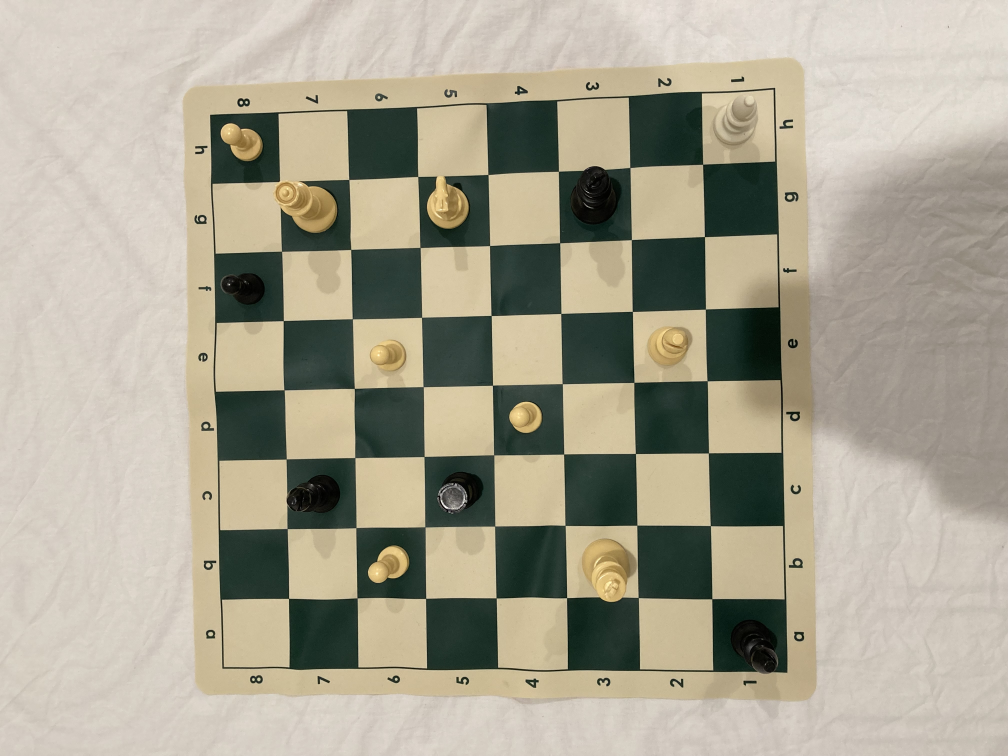
#> input picture chess_board_images/board_pieces_1.jpg, 4032 x 3024 px (shown at 1/4 size); the run also reads 1 picture not shown here
$ jupyter execute chess_detection.ipynb
#> lines starting #> are read from the running program, lines starting #| are printed output that depends on the picture; after the words box and inside, x2 and y2 are one past the last pixel; in counts of white or black regions, pixels touching at a corner belong together
[cell 1]
import sys

import os.path
import itertools
import numpy as np
import scipy.ndimage as ndi
from skimage import io, color, filters, feature, segmentation, measure, draw, exposure, transform
from sklearn import cluster # scikit-learn: a machine learning library
import matplotlib as mpl
import matplotlib.pylab as plt
import cv2

import math
import chess

[cell 2]
plt.gray();
mpl.rcParams['figure.figsize'] = (10,10)

[cell 3]
if os.path.isdir('ImageProcessingF2021'):
    !git -C ImageProcessingF2021 pull
else:
    !git clone https://github.com/MoravianCollege/ImageProcessingF2021.git

[cell 4]
# FEN starts from rank 8 and ends at rank 1
# A number in FEN represents number of empty spaces

RANK_DELIMITER = '/'

WHITE_KING = 'K'
WHITE_QUEEN = 'Q'
WHITE_BISHOP = 'B'
WHITE_KNIGHT = 'N'
WHITE_ROOK = 'R'
WHITE_PAWN = 'P'

BLACK_KING = 'k'
BLACK_QUEEN = 'q'
BLACK_BISHOP = 'b'
BLACK_KNIGHT = 'n'
BLACK_ROOK = 'r'
BLACK_PAWN = 'p'

WHITES_TURN = 'w'
BLACKS_TURN = 'b'

WHITE_KINGSIDE_CASTLES = 'K'
WHITE_QUEENSIDE_CASTLES = 'Q'
BLACK_KINGSIDE_CASTLES = 'k'
BLACK_QUEENSIDE_CASTLES = 'q'
NO_CASTLES = '-'

# If there is an en passant then target square is recorded
NO_ENPASSANT = '-'

# The number of halfmoves since the last capture or pawn advance, used for the fifty-move rule
DEFAULT_HALF_MOVES = 0

# The number of the full move. It starts at 1, and is incremented after Black's move.
DEFAULT_HALF_MOVES = 1

[cell 5]
VIDEO_SHAPE = (640, 480) # shape of the image the video gives
BOARD_CUTOUT_SIZE = (480, 480) # shape that the cutout of the board should be resized to

im_board = io.imread('chess_board_images/board_pieces_1.jpg')
#> im_board is the input picture: shape (3024, 4032, 3); mean R, G, B 169, 163.7, 146.2
im_board = cv2.resize(im_board, VIDEO_SHAPE)
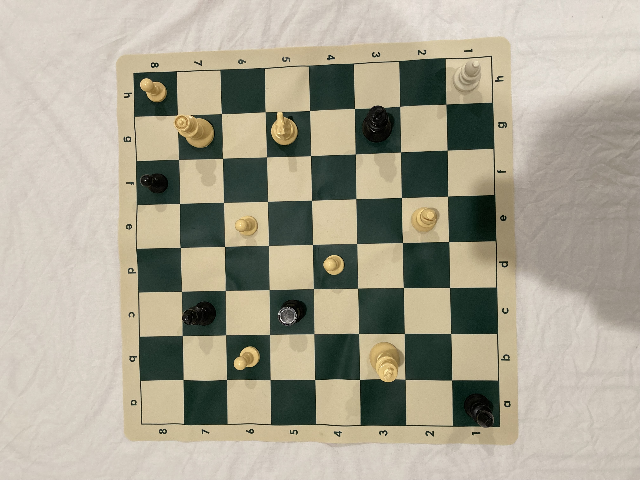
#> im_board: shape (480, 640, 3); mean R, G, B 168.9, 163.6, 146.1

plt.imshow(im_board)

[cell 6]
EDGE_DETECTION_THRESHOLD = 0.05
GAUSSIAN_BLUR_SIGMA = 0.7

[cell 7]
def process_chessboard_im(im):
    '''
    This function is designed to do a set of basic filters and thresholds in order to
    prepare a chessboard image for Hough Line Detection.

    Arguments:
        im the image to process

    Returns:
        the processed image
    '''
    gray = color.rgb2gray(im) # convert to grayscale
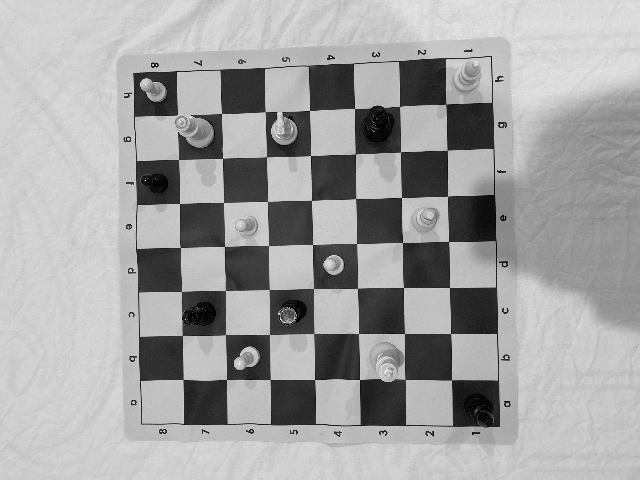
#> gray: shape (480, 640) float64; min 0, max 0.993, mean 0.641
    blurred = ndi.gaussian_filter(gray, GAUSSIAN_BLUR_SIGMA) # blur
    edges = filters.sobel(blurred) # detect edges
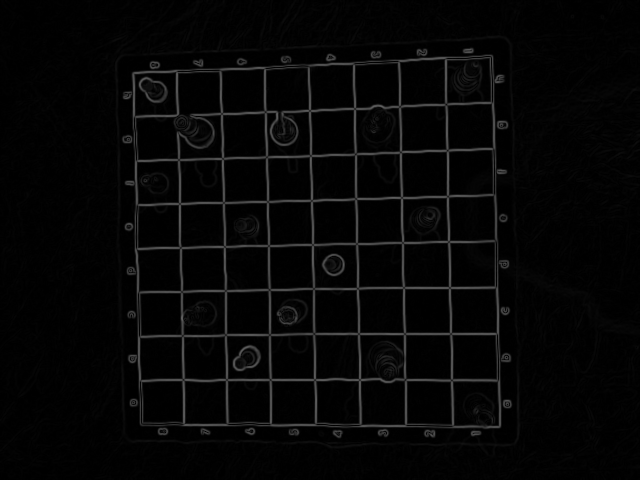
#> edges: shape (480, 640) float64; min 5.24e-06, max 0.376, mean 0.0255
    thresh = edges > EDGE_DETECTION_THRESHOLD # threshold
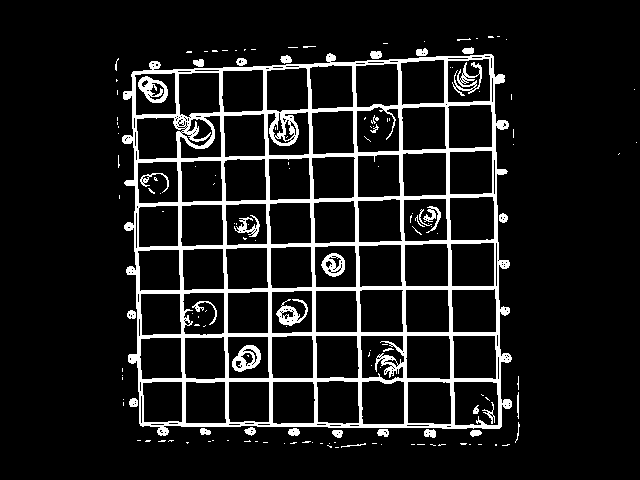
#> thresh: shape (480, 640) bool; 10.4% white; 150 white regions (113 under 20 px), largest, box (x1, y1, x2, y2) and area: (122, 53, 512, 436) 27382, (138, 76, 168, 103) 419, (232, 345, 261, 372) 410

    return thresh

[cell 8]
im_processed = process_chessboard_im(im_board)
plt.imshow(im_processed)

[cell 9]
def angle_to_slope(angle):
    '''
    Converts an angle to a slope m in the form y = mx + b.

    Arguments:
        angle the angle in radians to convert to a slope

    Returns:
        the slope value
    '''
    return np.tan(angle + (np.pi/2))

def angles_dists_to_points(angles, dists):
    '''
    Returns x and y points for each line

    Arguments:
        angles a list of the lines' angles
        dists a list of the lines' distances

    Returns:
        a list of x coordinates and a list of y coordinates of the points
    '''
    x_coords = dists * np.cos(angles)
    y_coords = dists * np.sin(angles)

    return x_coords, y_coords

def angles_dists_to_points_slopes(angles, dists):
    '''
    Returns x and y points, as well as the slopes, for each line

    Arguments:
        angles a list of the lines' angles
        dists a list of the lines' distances

    Returns:
        a list of x coordinates, a list of y coordinates, and a list of slopes for each line
    '''
    x_coords = dists * np.cos(angles)
    y_coords = dists * np.sin(angles)

    slopes = [angle_to_slope(a) for a in angles]

    return x_coords, y_coords, slopes

[cell 10]
HOUGH_LINES_DISPLAY_WIDTH = 4

[cell 11]
def plot_lines_hough(im, angles, dists, points=[], line_color='red', point_color='blue'):
    '''
    Plots an image (im) and then draws the lines as given by the angles (in radians)
    and distances from (0,0).
    Optionally draws a list of points given by (points).

    Arguments:
        im the image to plot over
        angles a list of the lines' angles (radians)
        dists a list of the lines' distances
        points a list of points as (x, y) tuples to plot
        line_color the color to plot the lines in
        plot_color the color to plot the points in
    '''
    x_coords, y_coords = angles_dists_to_points(angles, dists)

    plt.imshow(im)

    # Force the limits on the axes
    h, w = im.shape
    plt.xlim((0, w))
    plt.ylim((h, 0))

    # Plot the lines
    for x, y, angle in zip(x_coords, y_coords, angles):
        # plt.plot(x, y, color='green', marker='o', linestyle='dashed', linewidth=2, markersize=12)
        plt.axline((x, y), slope=angle_to_slope(angle), color=line_color, linewidth=HOUGH_LINES_DISPLAY_WIDTH)

    # Plot the points
    for x, y in points:
        plt.plot(x, y, color=point_color, marker='o', linestyle='dashed', linewidth=2, markersize=12)

[cell 12]
def hough_lines(im):
    '''
    Basic Hough line transform.

    Arguments:
        im the image to get the lines for

    Returns:
        a list of angles and a list of distances of the most prominent lines in the image.
    '''
    hspace, angles, dists = transform.hough_line(im)
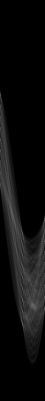
#> hspace: shape (1601, 180) uint64 (shown at 1/4 size); min 0, max 373, mean 20; drawn with min black and max white
#> angles = 180 values from -1.57 to 1.55; dists = 1601 values from -800 to 800
    peak_vals, angles, dists = transform.hough_line_peaks(hspace, angles, dists)
#> peak_vals = 21 values, max 373 at index 0, min 188 at index 20, mean 334; angles = 21 values, max 1.55 at index 4, min -1.57 at index 5, mean 0.245; dists = 21 values, max 492 at index 13, min -425 at index 16, mean 174.3
    return angles, dists

[cell 13]
angles, dists = hough_lines(im_processed)
plot_lines_hough(im_processed, angles, dists)
#> in angles_dists_to_points, `x_coords = dists * np.cos(angles)`: x_coords = 21 values, max 491.9 at index 13, min -2.6e-14 at index 16, mean 164.2
#> in angles_dists_to_points, `y_coords = dists * np.sin(angles)`: y_coords = 21 values, max 425 at index 16, min -28.28 at index 18, mean 132.7
#> the loop in plot_lines_hough, `for x, y, angle in zip(x_coords, y_coords, angles): # plt.plot(x, y, c..` made 21 passes
#> (x, y, angle) on passes 1 to 8: (444.9, -7.77, -0.0175), (397.9, -6.95, -0.0175), (352.9, -6.16, -0.0175), (308, -5.38, -0.0175), (4.36, 250, 1.55), (-2.33e-14, 380, -1.57), (5.15, 295, 1.55), (5.79, 165.9, 1.54)
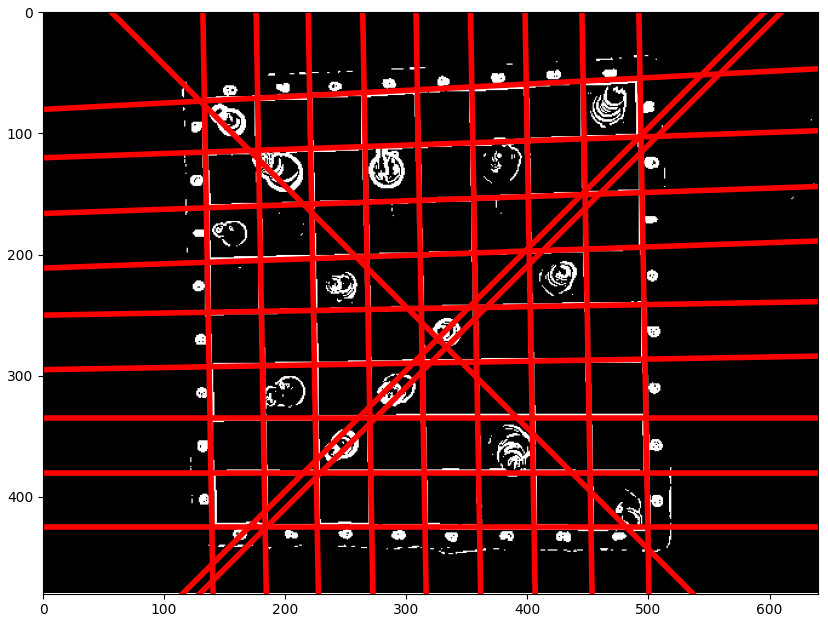
#> figure drawn by matplotlib, 1 panel

[cell 14]
# [13 lines left out: function index_top_two_max, not called in this run]

def swap_lesser(a, b):
    '''
    Returns the smallest element first.

    Arguments:
        a the first element
        b the first element

    Returns:
        both elements in smallest order
    '''
    if (a < b):
        return a, b
    else:
        return b, a

def smallest_difference_between_angles(a, b):
    '''
    finds the minimum distance between the points of angles.

    Arguments:
        a the first angle (radians)
        b the second angle (radians)

    Returns:
        the smallest difference between the angles
    '''
    a, b = swap_lesser(a, b)

    bounds = math.pi / 2
    return min(
        abs(a - b),
        abs(-bounds - a) + abs(bounds - b)
    )

def get_angle_gradients(lines):
    '''
    Gets the gradients of the angles of the lines.

    Arguments:
        lines a list of (angle, dist) tuples that are sorted by angle

    Returns:
        a list of gradients for the angles
    '''
    angle_gradients = []

    for i in range(len(lines)):
        angle_1 = lines[i][0]
        angle_2 = lines[(i+1) % len(lines)][0]

        angle_gradients.append(
            smallest_difference_between_angles(angle_1, angle_2)
        )

    return angle_gradients

# [33 lines left out: function split_lines, not called in this run]

[cell 15]
def normalize_angle(angle):
    '''
    Puts an angle in the range of -180 to 180 degrees.

    Arguments:
        angle the angle (radians) to normalize

    Returns:
        the normalized angle
    '''
    two_pi = 2 * math.pi
    angle %= two_pi

    angle = (angle + two_pi) % two_pi

    if (angle > math.pi):
        angle -= 2 * math.pi

    return angle

def is_angle_in_range(angle, r):
    '''
    Checks if an angle is within a range.

    Arguments:
        angle the angle (radians) to check
        r the range which is a tuple (start, end) where start and end are between -1 and 1.

    Returns:
        whether or not the angle is in the range.
    '''
    return (r[0] * (math.pi / 2)) <= angle <= (r[1] * (math.pi / 2))

def get_lines_range(angles, dists, ranges):
    '''
    Finds the lines that match at least one of the ranges.

    Arguments:
        angles a list of the lines' angles (radians).
        dists a list of the lines' distances.
        ranges a list of the ranges to check.

    Returns:
        a list of angles and a list of dists of the filtered lines
    '''
    assert len(angles) == len(dists)

    lines = zip(angles, dists)

    lines = [l for l in lines if any([is_angle_in_range(l[0], r) for r in ranges])]
    return zip(*lines) if lines else ([], [])

[cell 16]
normalized_angles = [normalize_angle(a) for a in angles]
#> normalized_angles = [-0.0175, -0.0175, -0.0175, -0.0175, 1.55, -1.57, 1.55, 1.54, -0.0175, -1.57, -0.0175, 1.54, -0.0175, -0.0175, 1.54, 1.52, -1.57, -0.0175, -0.785, 0.785, 0.785]

h_angles, h_dists = get_lines_range(normalized_angles, dists, [(-1, -6/8), (6/8, 1)])
#> in get_lines_range, `lines = [l for l in lines if any([is_angle_in_range(l[0], r) for r in ..`: lines = [(1.55, 250), (-1.57, -380), (1.55, 295), (1.54, 166), (-1.57, -335), (1.54, 211), (1.54, 120), (1.52, 80), (-1.57, -425)]
#> h_angles = (1.55, -1.57, 1.55, 1.54, -1.57, 1.54, 1.54, 1.52, -1.57); h_dists = (250, -380, 295, 166, -335, 211, 120, 80, -425)
v_angles, v_dists = get_lines_range(normalized_angles, dists, [(-2/8, 2/8)])
#> v_angles = (-0.0175, -0.0175, -0.0175, -0.0175, -0.0175, -0.0175, -0.0175, -0.0175, -0.0175); v_dists = (445, 398, 353, 308, 264, 219, 176, 492, 132)

plot_lines_hough(im_processed, h_angles, h_dists, line_color='yellow')
#> the loop in plot_lines_hough (call 2), `for x, y, angle in zip(x_coords, y_coords, angles): # plt.plot(x, y, c..` made 9 passes
#> (x, y, angle) on passes 1 to 8: (4.36, 250, 1.55), (-2.33e-14, 380, -1.57), (5.15, 295, 1.55), (5.79, 165.9, 1.54), (-2.05e-14, 335, -1.57), (7.36, 210.9, 1.54), (4.19, 119.9, 1.54), (4.19, 79.89, 1.52)
plot_lines_hough(im_processed, v_angles, v_dists, line_color='purple')
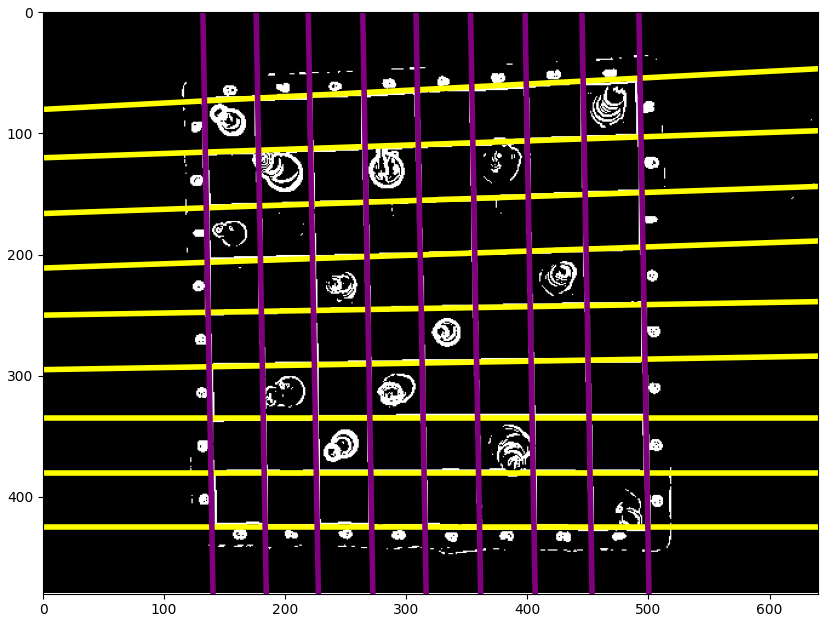
#> figure drawn by matplotlib, 1 panel
#> (the rest of the program and of its run is left out)
